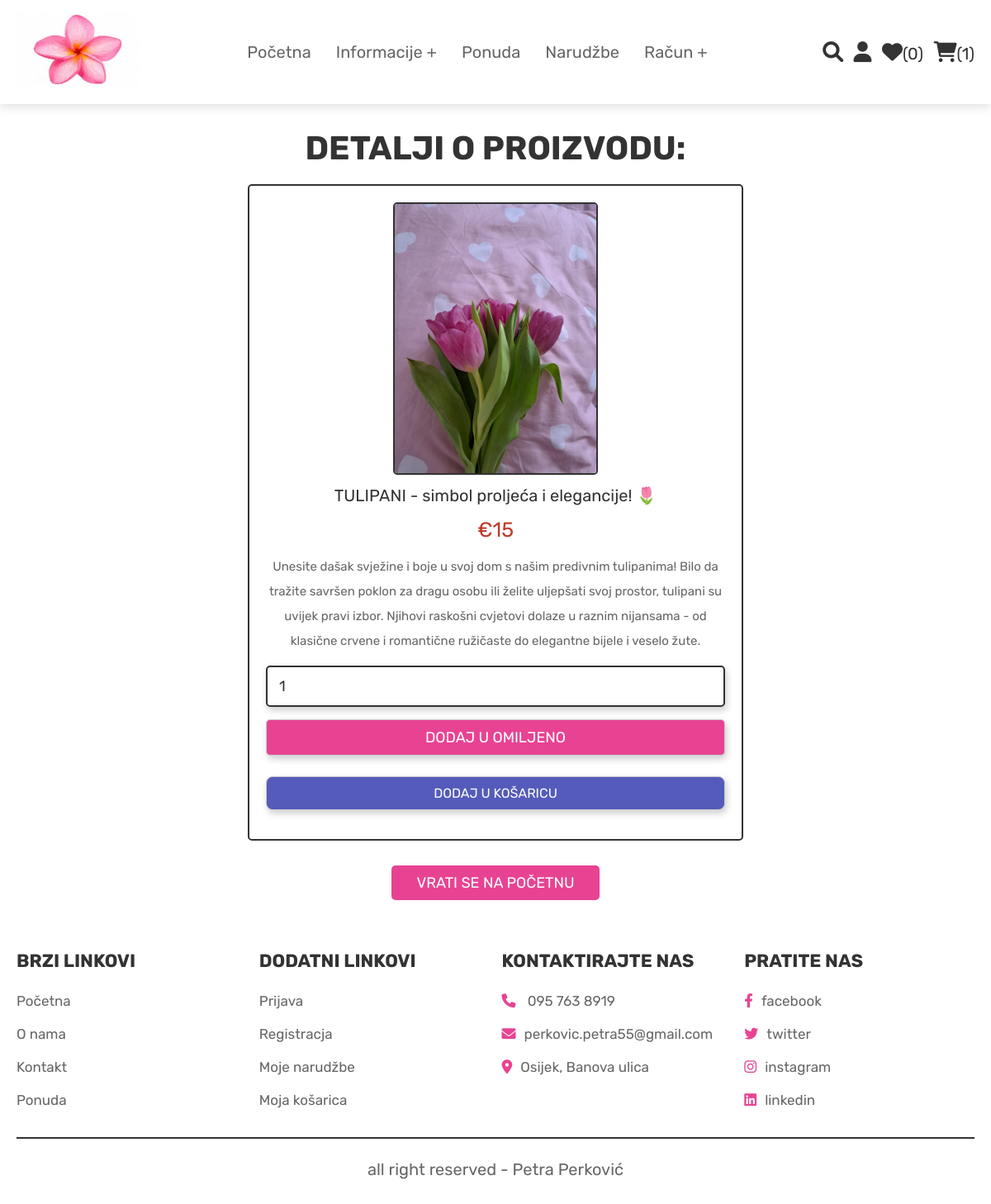
Screenshot of /view_page.php?pid=22 (signed in) with the database file from the repository.
### tables this page shows
CREATE TABLE `products` (
  `id` int(100) NOT NULL,
  `name` varchar(100) NOT NULL,
  `details` varchar(500) NOT NULL,
  `price` int(100) NOT NULL,
  `image` varchar(100) NOT NULL
);

### view_page.php (the view, shortened to what this page needs)
<?php
@include 'config.php';
?>
<!DOCTYPE html>
<html lang="en">
<head>
   <link rel="stylesheet" href="https://cdnjs.cloudflare.com/ajax/libs/font-awesome/6.0.0/css/all.min.css">
   <link rel="stylesheet" href="css/style.css">
</head>
<body>
<?php @include 'header.php'; ?>
<section class="quick-view">
    <h1 class="title">detalji o proizvodu:</h1>
    <?php
        if(isset($_GET['pid'])){
            $pid = $_GET['pid'];
            $select_products = mysqli_query($conn, "SELECT * FROM `products` WHERE id = '$pid'") or die('query failed');
         if(mysqli_num_rows($select_products) > 0){
            while($fetch_products = mysqli_fetch_assoc($select_products)){
    ?>
    <form action="" method="POST">
         <img src="uploaded_img/<?php echo $fetch_products['image']; ?>" alt="" class="image">
         <div class="name"><?php echo $fetch_products['name']; ?></div>
         <div class="price">€<?php echo $fetch_products['price']; ?></div>
         <div class="details"><?php echo $fetch_products['details']; ?></div>
         <input type="number" name="product_quantity" value="1" min="0" class="qty">
         <input type="submit" value="dodaj u omiljeno" name="add_to_wishlist" class="option-btn">
         <input type="submit" value="dodaj u košaricu" name="add_to_cart" class="btn">
      </form>
    <?php
            }
        }else{
        echo '<p class="empty">NEMA DOSTUPNIH DETALJA O PROIZVODU!</p>';
        }
    }
    ?>
    <div class="more-btn">
        <a href="home.php" class="option-btn">vrati se na početnu</a>
    </div>
</section>
<?php @include 'footer.php'; ?>
</body>
</html>

### css/style.css (style rules this page uses)
:root { --pink:#e84393; --blue:#0177ff; --red:#c0392b; --orange:#f39c12; --black:#333; --white:#fff; --light-color:#666; --light-white:#ccc; --light-bg:#c7edff; --border:.2rem solid var(--black); --box-shadow:0 .5rem 1rem rgba(0,0,0,.1); }
* { font-family: 'Rubik', sans-serif; margin:0; padding:0; box-sizing: border-box; outline: none; border:none; text-decoration: none; transition:all .2s linear; }
html { font-size: 62.5%; overflow-x: hidden; scroll-behavior: smooth; scroll-padding-top: 6.5rem; }
body { background: var(--white); }
section { padding:3rem 2rem; }
.btn, .delete-btn, .option-btn { display: inline-block; border-radius: .5rem; margin-top: 1rem; font-size: 1.8rem; color:var(--white); cursor: pointer; padding:1rem 3rem; text-transform: uppercase; }
.btn { background-color: var(--pink); }
.option-btn { background-color: var(--pink); }
.more-btn { margin-top: 2rem; text-align: center; }
.title { text-align: center; margin-bottom: 2rem; color:var(--black); text-transform: uppercase; font-size: 4rem; }
form input, textarea { width: 100%; background: rgba(255, 255, 255, 0.7); padding: 1rem 1.4rem; outline: none; border: 1px solid #ccc; border-radius: 8px; margin: 1.5rem 0; box-shadow: 2px 4px 8px rgba(0, 0, 0, 0.2); font-size: 16px; }
form .btn { cursor: pointer; background: #545bba; color: #fff; text-transform: uppercase; padding: 1rem; border-radius: 8px; width: 100%; text-align: center; transition: 0.3s ease-in-out; font-size: 16px; }
.quick-view form { max-width: 60rem; padding:2rem; text-align: center; border:var(--border); box-shadow: var(--border); border-radius: .5rem; background-color: var(--white); margin:0 auto; }
.quick-view form .image { height: 33rem; border:var(--border); border-radius: .5rem; }
.quick-view form .name { margin:1rem 0; font-size: 2rem; color:var(--black); }
.quick-view form .price { color:var(--red); font-size: 2.5rem; padding:.5rem 0; }
.quick-view form .details { padding:1rem 0; font-size: 1.5rem; color:var(--light-color); line-height: 2; }
.quick-view form .qty { width: 100%; padding:1.2rem 1.4rem; font-size: 1.8rem; color:var(--black); border-radius: .5rem; border:var(--border); margin:.5rem 0; }

### rows the page displays
products: image (picture), name "TULIPANI - simbol proljeća i elegancije! 🌷", price "15", details "Unesite dašak svježine i boje u svoj dom s našim predivnim tulipanima! Bilo da tražite savršen poklon za dragu osobu ili želite uljepšati svoj prostor, tulipani su uvijek pravi izbor. Njihovi raskošni cvjetovi dolaze u raznim nijansama - od klasične crvene i romantične ružičaste do elegantne bijele i veselo žute."

### other values shown
$wishlist_num_rows "0"
$cart_num_rows "1"
